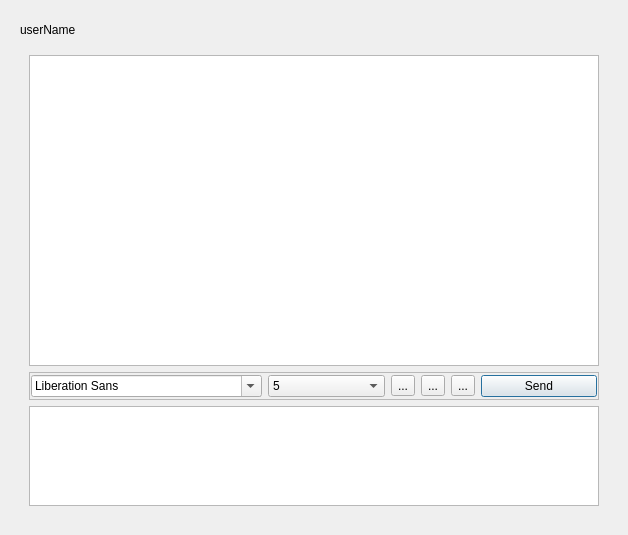
<?xml version="1.0" encoding="UTF-8"?>
<ui version="4.0">
 <class>PrivateChat</class>
 <widget class="QDialog" name="PrivateChat">
  <property name="geometry">
   <rect>
    <x>0</x>
    <y>0</y>
    <width>628</width>
    <height>535</height>
   </rect>
  </property>
  <property name="windowTitle">
   <string>Dialog</string>
  </property>
  <layout class="QGridLayout" name="gridLayout">
   <item row="0" column="0">
    <widget class="QWidget" name="widget_5" native="true">
     <layout class="QVBoxLayout" name="verticalLayout_3">
      <property name="leftMargin">
       <number>9</number>
      </property>
      <property name="topMargin">
       <number>9</number>
      </property>
      <property name="rightMargin">
       <number>9</number>
      </property>
      <property name="bottomMargin">
       <number>9</number>
      </property>
      <item>
       <widget class="QWidget" name="widget_6" native="true">
        <layout class="QHBoxLayout" name="horizontalLayout_4">
         <property name="leftMargin">
          <number>0</number>
         </property>
         <property name="topMargin">
          <number>0</number>
         </property>
         <property name="rightMargin">
          <number>0</number>
         </property>
         <property name="bottomMargin">
          <number>0</number>
         </property>
         <item>
          <widget class="QLabel" name="userName">
           <property name="text">
            <string>userName</string>
           </property>
          </widget>
         </item>
         <item>
          <spacer name="horizontalSpacer">
           <property name="orientation">
            <enum>Qt::Horizontal</enum>
           </property>
           <property name="sizeHint" stdset="0">
            <size>
             <width>775</width>
             <height>20</height>
            </size>
           </property>
          </spacer>
         </item>
        </layout>
       </widget>
      </item>
      <item>
       <widget class="QWidget" name="widget_4" native="true">
        <layout class="QHBoxLayout" name="horizontalLayout">
         <property name="leftMargin">
          <number>0</number>
         </property>
         <property name="topMargin">
          <number>0</number>
         </property>
         <property name="rightMargin">
          <number>0</number>
         </property>
         <property name="bottomMargin">
          <number>0</number>
         </property>
         <item>
          <widget class="QWidget" name="widget_2" native="true">
           <layout class="QVBoxLayout" name="verticalLayout">
            <property name="leftMargin">
             <number>9</number>
            </property>
            <property name="topMargin">
             <number>9</number>
            </property>
            <property name="rightMargin">
             <number>9</number>
            </property>
            <property name="bottomMargin">
             <number>9</number>
            </property>
            <item>
             <widget class="QTextBrowser" name="msgBrowser"/>
            </item>
            <item>
             <widget class="QFrame" name="frame_2">
              <property name="frameShape">
               <enum>QFrame::StyledPanel</enum>
              </property>
              <property name="frameShadow">
               <enum>QFrame::Raised</enum>
              </property>
              <layout class="QHBoxLayout" name="horizontalLayout_2">
               <property name="leftMargin">
                <number>1</number>
               </property>
               <property name="topMargin">
                <number>2</number>
               </property>
               <property name="rightMargin">
                <number>1</number>
               </property>
               <property name="bottomMargin">
                <number>2</number>
               </property>
               <item>
                <widget class="QFontComboBox" name="fontCbx"/>
               </item>
               <item>
                <widget class="QComboBox" name="sizeCbx">
                 <item>
                  <property name="text">
                   <string>5</string>
                  </property>
                 </item>
                 <item>
                  <property name="text">
                   <string>6</string>
                  </property>
                 </item>
                 <item>
                  <property name="text">
                   <string>7</string>
                  </property>
                 </item>
                 <item>
                  <property name="text">
                   <string>8</string>
                  </property>
                 </item>
                 <item>
                  <property name="text">
                   <string>9</string>
                  </property>
                 </item>
                 <item>
                  <property name="text">
                   <string>10</string>
                  </property>
                 </item>
                 <item>
                  <property name="text">
                   <string>11</string>
                  </property>
                 </item>
                 <item>
                  <property name="text">
                   <string>12</string>
                  </property>
                 </item>
                 <item>
                  <property name="text">
                   <string>13</string>
                  </property>
                 </item>
                 <item>
                  <property name="text">
                   <string>14</string>
                  </property>
                 </item>
                </widget>
               </item>
               <item>
                <widget class="QToolButton" name="boldTbtn">
                 <property name="toolTip">
                  <string>Bold</string>
                 </property>
                 <property name="text">
                  <string>...</string>
                 </property>
                 <property name="icon">
                  <iconset resource="res.qrc">
                   <normaloff>:/res/text-bold.png</normaloff>:/res/text-bold.png</iconset>
                 </property>
                 <property name="checkable">
                  <bool>true</bool>
                 </property>
                </widget>
               </item>
               <item>
                <widget class="QToolButton" name="italicTbtn_2">
                 <property name="toolTip">
                  <string>Italic</string>
                 </property>
                 <property name="text">
                  <string>...</string>
                 </property>
                 <property name="icon">
                  <iconset resource="res.qrc">
                   <normaloff>:/res/text-italic.png</normaloff>:/res/text-italic.png</iconset>
                 </property>
                 <property name="checkable">
                  <bool>true</bool>
                 </property>
                </widget>
               </item>
               <item>
                <widget class="QToolButton" name="italicTbtn">
                 <property name="toolTip">
                  <string>Underline</string>
                 </property>
                 <property name="text">
                  <string>...</string>
                 </property>
                 <property name="icon">
                  <iconset resource="res.qrc">
                   <normaloff>:/res/text-underline.png</normaloff>:/res/text-underline.png</iconset>
                 </property>
                 <property name="checkable">
                  <bool>true</bool>
                 </property>
                </widget>
               </item>
               <item>
                <widget class="QPushButton" name="sendBtn">
                 <property name="text">
                  <string>Send</string>
                 </property>
                </widget>
               </item>
              </layout>
             </widget>
            </item>
            <item>
             <widget class="QWidget" name="widget_3" native="true">
              <property name="maximumSize">
               <size>
                <width>16777215</width>
                <height>100</height>
               </size>
              </property>
              <layout class="QHBoxLayout" name="horizontalLayout_3">
               <property name="leftMargin">
                <number>0</number>
               </property>
               <property name="topMargin">
                <number>0</number>
               </property>
               <property name="rightMargin">
                <number>0</number>
               </property>
               <property name="bottomMargin">
                <number>0</number>
               </property>
               <item>
                <widget class="QTextEdit" name="msgTxtEdit">
                 <property name="maximumSize">
                  <size>
                   <width>16777215</width>
                   <height>100</height>
                  </size>
                 </property>
                </widget>
               </item>
              </layout>
             </widget>
            </item>
           </layout>
          </widget>
         </item>
        </layout>
       </widget>
      </item>
     </layout>
    </widget>
   </item>
  </layout>
 </widget>
 <resources>
  <include location="res.qrc"/>
 </resources>
 <connections/>
</ui>
